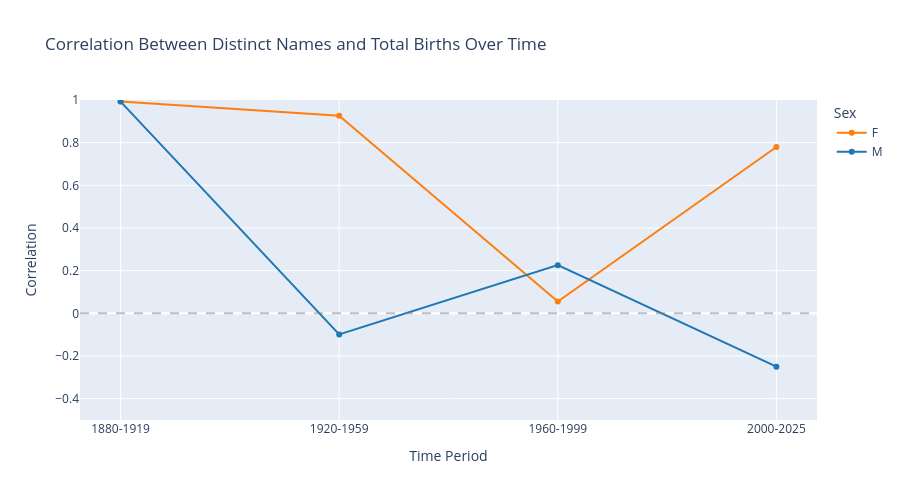

Notebook code cell kept with this figure:
### Code cell
# Visualize correlation trends over time
fig = px.line(
    all_period_correlations,
    x="period",
    y="correlation",
    color="sex",
    markers=True,
    title="Correlation Between Distinct Names and Total Births Over Time",
    labels={"period": "Time Period", "correlation": "Correlation", "sex": "Sex"},
    color_discrete_map=sex_colors
)

fig.add_hline(y=0, line_dash="dash", line_color="gray", opacity=0.5)

fig.update_layout(
    height=500,
    hovermode="x unified",
    yaxis=dict(range=[-0.5, 1.0])
)

fig.show()

### Figure 1 — Plotly figure (JSON) as saved in the notebook; plotly's stock layout.template omitted (floating-point values rounded to 4 significant figures)
{"data": [{"hovertemplate": "Sex=F<br>Time Period=%{x}<br>Correlation=%{y}<extra></extra>", "legendgroup": "F", "line": {"color": "#ff7f0e", "dash": "solid"}, "marker": {"symbol": "circle"}, "mode": "lines+markers", "name": "F", "orientation": "v", "showlegend": true, "type": "scatter", "x": ["1880-1919", "1920-1959", "1960-1999", "2000-2025"], "xaxis": "x", "y": [0.9924, 0.9258, 0.055, 0.7796], "yaxis": "y"}, {"hovertemplate": "Sex=M<br>Time Period=%{x}<br>Correlation=%{y}<extra></extra>", "legendgroup": "M", "line": {"color": "#1f77b4", "dash": "solid"}, "marker": {"symbol": "circle"}, "mode": "lines+markers", "name": "M", "orientation": "v", "showlegend": true, "type": "scatter", "x": ["1880-1919", "1920-1959", "1960-1999", "2000-2025"], "xaxis": "x", "y": [0.9927, -0.09894, 0.2259, -0.25], "yaxis": "y"}], "layout": {"height": 500, "hovermode": "x unified", "legend": {"title": {"text": "Sex"}, "tracegroupgap": 0}, "shapes": [{"line": {"color": "gray", "dash": "dash"}, "opacity": 0.5, "type": "line", "x0": 0, "x1": 1, "xref": "x domain", "y0": 0, "y1": 0, "yref": "y"}], "title": {"text": "Correlation Between Distinct Names and Total Births Over Time"}, "xaxis": {"anchor": "y", "domain": [0, 1], "title": {"text": "Time Period"}}, "yaxis": {"anchor": "x", "domain": [0, 1], "range": [-0.5, 1], "title": {"text": "Correlation"}}}}
